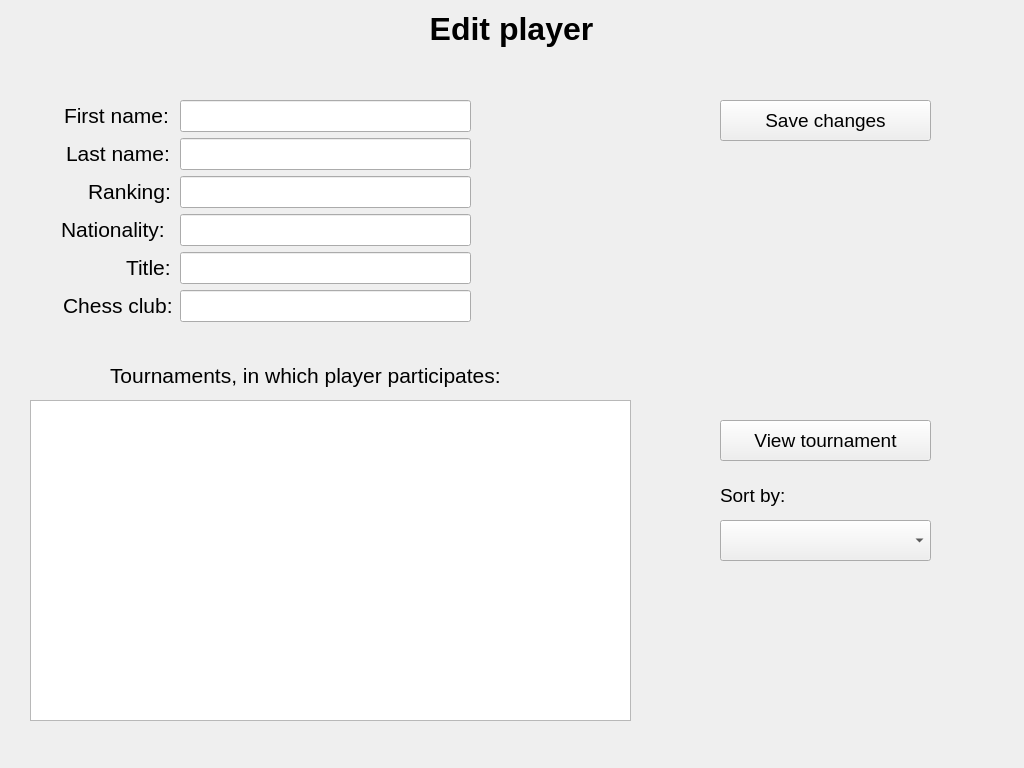
<?xml version="1.0" encoding="UTF-8"?>
<ui version="4.0">
 <class>EditPlayer</class>
 <widget class="QWidget" name="EditPlayer">
  <property name="geometry">
   <rect>
    <x>0</x>
    <y>0</y>
    <width>1024</width>
    <height>768</height>
   </rect>
  </property>
  <property name="windowTitle">
   <string>Form</string>
  </property>
  <widget class="QLabel" name="label">
   <property name="geometry">
    <rect>
     <x>6</x>
     <y>6</y>
     <width>1011</width>
     <height>45</height>
    </rect>
   </property>
   <property name="font">
    <font>
     <pointsize>24</pointsize>
     <weight>75</weight>
     <bold>true</bold>
    </font>
   </property>
   <property name="text">
    <string>Edit player</string>
   </property>
   <property name="alignment">
    <set>Qt::AlignCenter</set>
   </property>
  </widget>
  <widget class="QLabel" name="label_2">
   <property name="geometry">
    <rect>
     <x>64</x>
     <y>100</y>
     <width>110</width>
     <height>30</height>
    </rect>
   </property>
   <property name="font">
    <font>
     <pointsize>16</pointsize>
    </font>
   </property>
   <property name="text">
    <string>First name:</string>
   </property>
  </widget>
  <widget class="QLabel" name="label_3">
   <property name="geometry">
    <rect>
     <x>66</x>
     <y>138</y>
     <width>108</width>
     <height>30</height>
    </rect>
   </property>
   <property name="font">
    <font>
     <pointsize>16</pointsize>
    </font>
   </property>
   <property name="text">
    <string>Last name:</string>
   </property>
  </widget>
  <widget class="QLabel" name="label_4">
   <property name="geometry">
    <rect>
     <x>88</x>
     <y>176</y>
     <width>86</width>
     <height>30</height>
    </rect>
   </property>
   <property name="font">
    <font>
     <pointsize>16</pointsize>
    </font>
   </property>
   <property name="text">
    <string>Ranking:</string>
   </property>
  </widget>
  <widget class="QLabel" name="label_5">
   <property name="geometry">
    <rect>
     <x>61</x>
     <y>214</y>
     <width>113</width>
     <height>30</height>
    </rect>
   </property>
   <property name="font">
    <font>
     <pointsize>16</pointsize>
    </font>
   </property>
   <property name="text">
    <string>Nationality:</string>
   </property>
  </widget>
  <widget class="QLabel" name="label_6">
   <property name="geometry">
    <rect>
     <x>126</x>
     <y>252</y>
     <width>48</width>
     <height>30</height>
    </rect>
   </property>
   <property name="font">
    <font>
     <pointsize>16</pointsize>
    </font>
   </property>
   <property name="text">
    <string>Title:</string>
   </property>
  </widget>
  <widget class="QLabel" name="label_7">
   <property name="geometry">
    <rect>
     <x>63</x>
     <y>290</y>
     <width>111</width>
     <height>30</height>
    </rect>
   </property>
   <property name="font">
    <font>
     <pointsize>16</pointsize>
    </font>
   </property>
   <property name="text">
    <string>Chess club:</string>
   </property>
  </widget>
  <widget class="QLineEdit" name="firstname_edit">
   <property name="geometry">
    <rect>
     <x>180</x>
     <y>100</y>
     <width>291</width>
     <height>32</height>
    </rect>
   </property>
  </widget>
  <widget class="QLineEdit" name="last_name_edit">
   <property name="geometry">
    <rect>
     <x>180</x>
     <y>138</y>
     <width>291</width>
     <height>32</height>
    </rect>
   </property>
  </widget>
  <widget class="QLineEdit" name="ranking_edit">
   <property name="geometry">
    <rect>
     <x>180</x>
     <y>176</y>
     <width>291</width>
     <height>32</height>
    </rect>
   </property>
  </widget>
  <widget class="QLineEdit" name="nationality_edit">
   <property name="geometry">
    <rect>
     <x>180</x>
     <y>214</y>
     <width>291</width>
     <height>32</height>
    </rect>
   </property>
  </widget>
  <widget class="QLineEdit" name="title_edit">
   <property name="geometry">
    <rect>
     <x>180</x>
     <y>252</y>
     <width>291</width>
     <height>32</height>
    </rect>
   </property>
  </widget>
  <widget class="QLineEdit" name="chessclub_edit">
   <property name="geometry">
    <rect>
     <x>180</x>
     <y>290</y>
     <width>291</width>
     <height>32</height>
    </rect>
   </property>
  </widget>
  <widget class="QPushButton" name="save_button">
   <property name="geometry">
    <rect>
     <x>720</x>
     <y>100</y>
     <width>211</width>
     <height>41</height>
    </rect>
   </property>
   <property name="font">
    <font>
     <pointsize>14</pointsize>
    </font>
   </property>
   <property name="text">
    <string>Save changes</string>
   </property>
  </widget>
  <widget class="QTableWidget" name="tournaments_table">
   <property name="geometry">
    <rect>
     <x>30</x>
     <y>400</y>
     <width>601</width>
     <height>321</height>
    </rect>
   </property>
   <property name="font">
    <font>
     <pointsize>14</pointsize>
    </font>
   </property>
  </widget>
  <widget class="QPushButton" name="tournament_button">
   <property name="geometry">
    <rect>
     <x>720</x>
     <y>420</y>
     <width>211</width>
     <height>41</height>
    </rect>
   </property>
   <property name="font">
    <font>
     <pointsize>14</pointsize>
    </font>
   </property>
   <property name="text">
    <string>View tournament</string>
   </property>
  </widget>
  <widget class="QLabel" name="label_8">
   <property name="geometry">
    <rect>
     <x>110</x>
     <y>360</y>
     <width>441</width>
     <height>30</height>
    </rect>
   </property>
   <property name="font">
    <font>
     <pointsize>16</pointsize>
    </font>
   </property>
   <property name="text">
    <string>Tournaments, in which player participates:</string>
   </property>
  </widget>
  <widget class="QComboBox" name="sort_box">
   <property name="geometry">
    <rect>
     <x>720</x>
     <y>520</y>
     <width>211</width>
     <height>41</height>
    </rect>
   </property>
   <property name="font">
    <font>
     <pointsize>14</pointsize>
    </font>
   </property>
  </widget>
  <widget class="QLabel" name="label_9">
   <property name="geometry">
    <rect>
     <x>720</x>
     <y>480</y>
     <width>81</width>
     <height>31</height>
    </rect>
   </property>
   <property name="font">
    <font>
     <pointsize>14</pointsize>
    </font>
   </property>
   <property name="text">
    <string>Sort by:</string>
   </property>
  </widget>
 </widget>
 <resources/>
 <connections/>
</ui>
